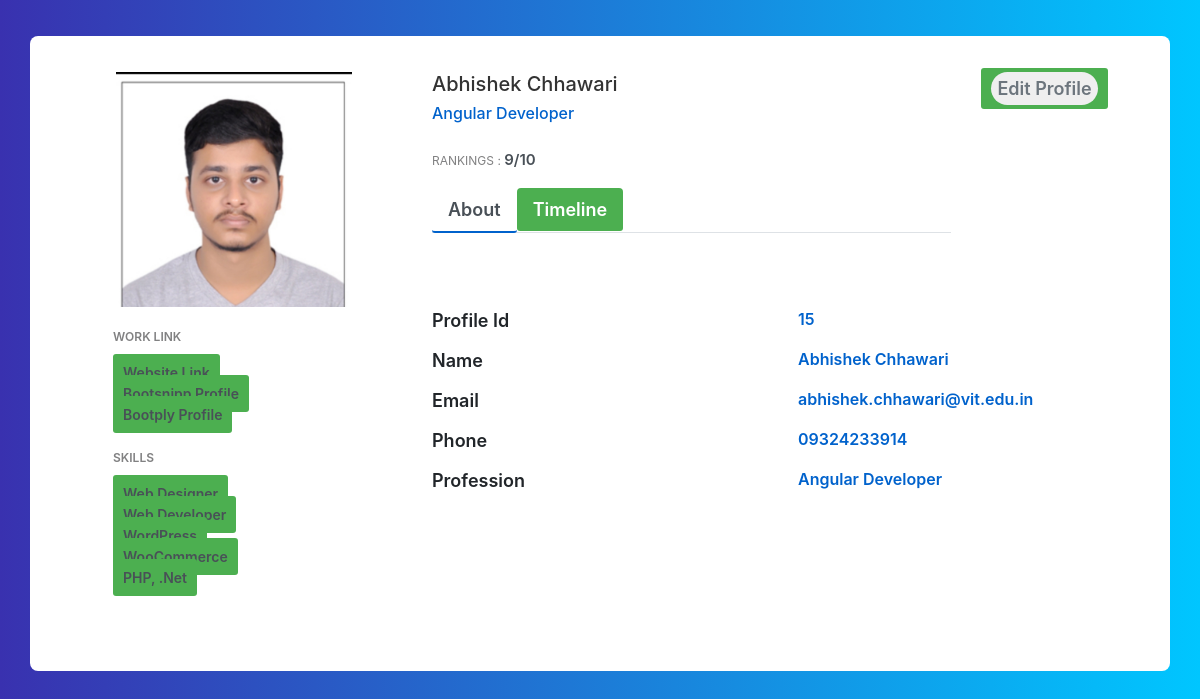
Screenshot of /details/ with the database file from the repository.
### core/models.py (models this page shows, shortened)
class Profile(models.Model):
    first_name = models.CharField(max_length=70)
    last_name = models.CharField(max_length=70)
    date = models.DateField()
    phone = models.BigIntegerField()
    email = models.EmailField()
    ranking = models.IntegerField()
    profession = models.CharField(max_length=200)
    status = models.CharField(choices=types,max_length=20,null=True,blank=False,default='employee')
    present = models.BooleanField(default=False)
    image = models.ImageField()
    updated = models.DateTimeField(auto_now=True)
    shift = models.TimeField()

### core/views.py (the view)
# urls.py: path('details/', details, name= 'details'),
def details(request):
    try:
        last_face = LastFace.objects.last()
        profile = Profile.objects.get(Q(image__icontains=last_face))
    except:
        last_face = None
        profile = None
    context = {
        'profile': profile,
        'last_face': last_face
    }
    return render(request, 'core/details.html', context)

### core/models.py (called while the page is built)
    def __str__(self):
        return self.last_face

### core/templates/core/details.html (shortened to what this page needs)
{% extends "core/base.html" %}
{% load static %}
{% block content %}
{% if profile == None %}
<div class="container emp-profile">
    <div class="row">
        <div class="col-md-5">
            <div class="alert alert-warning">
                <svg width="1.0625em" height="1em" viewBox="0 0 17 16" class="bi bi-exclamation-triangle"
                    fill="currentColor" xmlns="http://www.w3.org/2000/svg">
                    <path fill-rule="evenodd"
                        d="M7.938 2.016a.146.146 0 0 0-.054.057L1.027 13.74a.176.176 0 0 0-.002.183c.016.03.037.05.054.06.015.01.034.017.066.017h13.713a.12.12 0 0 0 .066-.017.163.163 0 0 0 .055-.06.176.176 0 0 0-.003-.183L8.12 2.073a.146.146 0 0 0-.054-.057A.13.13 0 0 0 8.002 2a.13.13 0 0 0-.064.016zm1.044-.45a1.13 1.13 0 0 0-1.96 0L.165 13.233c-.457.778.091 1.767.98 1.767h13.713c.889 0 1.438-.99.98-1.767L8.982 1.566z" />
                    <path
                        d="M7.002 12a1 1 0 1 1 2 0 1 1 0 0 1-2 0zM7.1 5.995a.905.905 0 1 1 1.8 0l-.35 3.507a.552.552 0 0 1-1.1 0L7.1 5.995z" />
                </svg>
                <p><b>Note: </b>
                <ul>
                    <li>It takes some time to turn on the scanner if your computer hardware
                        does not meet the requirements of the face recognition software</li>
                    <li>consider providing good lighting and good resolution cameras
                        for the software to work properly</li>
                </ul>
                <small>(this window will disappear after running the first scan)</small>
                </p>
            </div>
        </div>
        <div class="col-md-1">
        </div>
        <div class="col-md-6">
            <div>
                <img src="{% static 'img/fgirl.jpg'%}" alt="" width="99%">
            </div>
        </div>
    </div>
</div>
{% else %}
<div class="container emp-profile">
        <div class="row">
            <div class="col-md-4">
                <div class="profile-img">
                    <img src="{{ profile.image.url }}" alt="" />
                </div>
            </div>
            <div class="col-md-6">
                <div class="profile-head">
                    <h5>
                        {{profile.first_name}} {{profile.last_name}}
                    </h5>
                    <h6>
                        {{profile.profession }}
                    </h6>
                    <p class="proile-rating">RANKINGS : <span>{{profile.ranking}}/10</span></p>
                    <ul class="nav nav-tabs" id="myTab" role="tablist">
                        <li class="nav-item">
                            <a class="nav-link active" id="home-tab" data-toggle="tab" href="#home" role="tab"
                                aria-controls="home" aria-selected="true">About</a>
                        </li>
                        <li class="nav-item">
                            <a class="nav-link" id="profile-tab" data-toggle="tab" href="#profile" role="tab"
                                aria-controls="profile" aria-selected="false">Timeline</a>
                        </li>
                    </ul>
                </div>
            </div>
            <div class="col-md-2">
                <a href="{% url 'edit_profile' profile.id %}"><input type="button" class="profile-edit-btn" name="btnAddMore" value="Edit Profile" /></a>
            </div>
        </div>
        <div class="row">
            <div class="col-md-4">
                <div class="profile-work">
                    <p>WORK LINK</p>
                    <a href="">Website Link</a><br />
                    <a href="">Bootsnipp Profile</a><br />
                    <a href="">Bootply Profile</a>
                    <p>SKILLS</p>
                    <a href="">Web Designer</a><br />
                    <a href="">Web Developer</a><br />
                    <a href="">WordPress</a><br />
                    <a href="">WooCommerce</a><br />
                    <a href="">PHP, .Net</a><br />
                </div>
            </div>
            <div class="col-md-8">
                <div class="tab-content profile-tab" id="myTabContent">
                    <div class="tab-pane fade show active" id="home" role="tabpanel" aria-labelledby="home-tab">
                        <div class="row">
                            <div class="col-md-6">
                                <label>Profile Id</label>
                            </div>
                            <div class="col-md-6">
                                <p>{{profile.id}}</p>
                            </div>
                        </div>
                        <div class="row">
                            <div class="col-md-6">
                                <label>Name</label>
                            </div>
                            <div class="col-md-6">
                                <p>{{profile.first_name}} {{profile.last_name}}</p>
                            </div>
                        </div>
                        <div class="row">
                            <div class="col-md-6">
                                <label>Email</label>
                            </div>
                            <div class="col-md-6">
                                <p>{{profile.email}}</p>
                            </div>
                        </div>
                        <div class="row">
                            <div class="col-md-6">
                                <label>Phone</label>
                            </div>
                            <div class="col-md-6">
                                <p>0{{profile.phone}}</p>
                            </div>
                        </div>
                        <div class="row">
                            <div class="col-md-6">
                                <label>Profession</label>
                            </div>
                            <div class="col-md-6">
                                <p>{{ profile.profession }}</p>
                            </div>
                        </div>
                    </div>
                </div>
            </div>
        </div>
</div>
{% endif %}
{% endblock content %}

### static/css/details.css (style rules this page uses)
.emp-profile { padding: 3%; margin-top: 3%; margin-bottom: 3%; border-radius: 0.5rem; background: #fff; }
.profile-img { text-align: center; }
.profile-img img { width: 70%; height: 100%; }
.profile-head h5 { color: #333; }
.profile-head h6 { color: #0062cc; }
.profile-edit-btn { border: none; border-radius: 1.5rem; width: 70%; padding: 2%; font-weight: 600; color: #6c757d; cursor: pointer; }
.proile-rating { font-size: 12px; color: #818182; margin-top: 5%; }
.proile-rating span { color: #495057; font-size: 15px; font-weight: 600; }
.profile-head .nav-tabs { margin-bottom:5%; }
.profile-head .nav-tabs .nav-link { font-weight:600; border: none; }
.profile-head .nav-tabs .nav-link.active { border: none; border-bottom:2px solid #0062cc; }
.profile-work { padding: 14%; margin-top: -15%; }
.profile-work p { font-size: 12px; color: #818182; font-weight: 600; margin-top: 10%; }
.profile-work a { text-decoration: none; color: #495057; font-weight: 600; font-size: 14px; }
.profile-tab label { font-weight: 600; }
.profile-tab p { font-weight: 600; color: #0062cc; }

### static/css/body.css (style rules this page uses)
body { background: -webkit-linear-gradient(left, #3931af, #00c6ff); }
label { display: block; margin-bottom: 10px; text-align: left; font-size: 18px; font-weight: bold; }
a { background-color: #4CAF50; color: #fff; padding: 10px; border: none; border-radius: 3px; cursor: pointer; font-size: 18px; }

### rows the page displays
Profile: image (picture), first_name "Abhishek", last_name "Chhawari", profession "Angular Developer", ranking "9", id "15", email "abhishek.chhawari@vit.edu.in", phone "9324233914"
